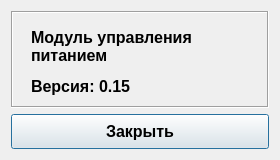
<?xml version="1.0" encoding="UTF-8"?>
<ui version="4.0">
 <class>Form_About</class>
 <widget class="QDialog" name="Form_About">
  <property name="geometry">
   <rect>
    <x>0</x>
    <y>0</y>
    <width>280</width>
    <height>160</height>
   </rect>
  </property>
  <property name="sizePolicy">
   <sizepolicy hsizetype="Fixed" vsizetype="Fixed">
    <horstretch>0</horstretch>
    <verstretch>0</verstretch>
   </sizepolicy>
  </property>
  <property name="minimumSize">
   <size>
    <width>280</width>
    <height>160</height>
   </size>
  </property>
  <property name="maximumSize">
   <size>
    <width>280</width>
    <height>210</height>
   </size>
  </property>
  <property name="font">
   <font>
    <family>Arial</family>
   </font>
  </property>
  <property name="windowTitle">
   <string>О программе</string>
  </property>
  <layout class="QVBoxLayout" name="verticalLayout">
   <item>
    <widget class="QFrame" name="frame">
     <property name="frameShape">
      <enum>QFrame::Box</enum>
     </property>
     <property name="frameShadow">
      <enum>QFrame::Sunken</enum>
     </property>
     <widget class="QLabel" name="labelVersion">
      <property name="geometry">
       <rect>
        <x>20</x>
        <y>66</y>
        <width>111</width>
        <height>19</height>
       </rect>
      </property>
      <property name="sizePolicy">
       <sizepolicy hsizetype="Fixed" vsizetype="Fixed">
        <horstretch>0</horstretch>
        <verstretch>0</verstretch>
       </sizepolicy>
      </property>
      <property name="minimumSize">
       <size>
        <width>0</width>
        <height>0</height>
       </size>
      </property>
      <property name="maximumSize">
       <size>
        <width>16777215</width>
        <height>16777215</height>
       </size>
      </property>
      <property name="font">
       <font>
        <family>Arial</family>
        <pointsize>12</pointsize>
        <weight>75</weight>
        <bold>true</bold>
       </font>
      </property>
      <property name="text">
       <string>Версия: 0.15</string>
      </property>
     </widget>
     <widget class="QLabel" name="labelName">
      <property name="geometry">
       <rect>
        <x>20</x>
        <y>20</y>
        <width>171</width>
        <height>31</height>
       </rect>
      </property>
      <property name="font">
       <font>
        <family>Arial</family>
        <pointsize>12</pointsize>
        <weight>75</weight>
        <bold>true</bold>
       </font>
      </property>
      <property name="text">
       <string>Модуль управления питанием</string>
      </property>
      <property name="wordWrap">
       <bool>true</bool>
      </property>
     </widget>
    </widget>
   </item>
   <item>
    <widget class="QPushButton" name="pushButton">
     <property name="minimumSize">
      <size>
       <width>0</width>
       <height>35</height>
      </size>
     </property>
     <property name="maximumSize">
      <size>
       <width>16777215</width>
       <height>35</height>
      </size>
     </property>
     <property name="font">
      <font>
       <family>Tahoma</family>
       <pointsize>12</pointsize>
       <weight>75</weight>
       <bold>true</bold>
      </font>
     </property>
     <property name="text">
      <string>Закрыть</string>
     </property>
    </widget>
   </item>
  </layout>
 </widget>
 <resources/>
 <connections>
  <connection>
   <sender>pushButton</sender>
   <signal>clicked()</signal>
   <receiver>Form_About</receiver>
   <slot>hide()</slot>
   <hints>
    <hint type="sourcelabel">
     <x>150</x>
     <y>165</y>
    </hint>
    <hint type="destinationlabel">
     <x>217</x>
     <y>160</y>
    </hint>
   </hints>
  </connection>
 </connections>
</ui>
